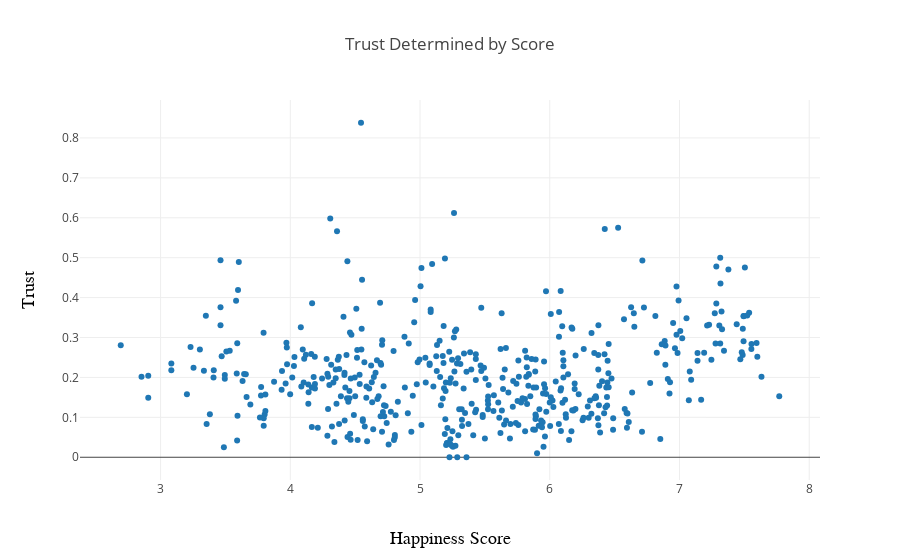

Here is the notebook cell this chart was saved with:
### Code cell
trace4 = go.Scatter(
    x = happiness.Happiness_Score,
    y = happiness.Trust,
    mode = 'markers'
)
data4 = [trace4]
layout = go.Layout(
    title='Trust Determined by Score',
    xaxis=dict(
        title='Happiness Score',
        titlefont=dict(
            family='Courier New, monospace',
            size=18,
            color='black'
        )
    ),
    yaxis=dict(
        title='Trust',
        titlefont=dict(
            family='Courier New, monospace',
            size=18,
            color='black'
        )
    )
)

fig4 = go.Figure(data=data4, layout=layout)
iplot(fig4)

### Figure 1 — Plotly figure (JSON) as saved in the notebook; plotly's stock layout.template omitted (floating-point values rounded to 4 significant figures; data arrays with more than 128 entries replaced by an {"elided": "..."} marker saying what was removed)
{"data": [{"mode": "markers", "type": "scatter", "uid": "1e18b04a-ab8d-4927-8755-9ec906927959", "x": {"elided": "467 float values"}, "y": {"elided": "467 float values"}}], "layout": {"title": {"text": "Trust Determined by Score"}, "xaxis": {"title": {"font": {"color": "black", "family": "Courier New, monospace", "size": 18}, "text": "Happiness Score"}}, "yaxis": {"title": {"font": {"color": "black", "family": "Courier New, monospace", "size": 18}, "text": "Trust"}}}}
